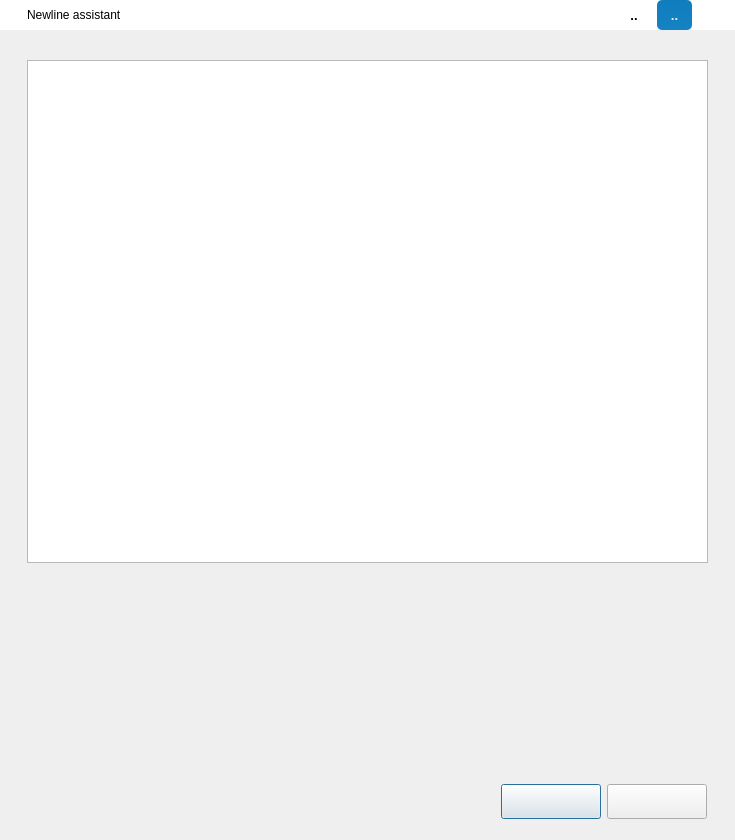
<?xml version="1.0" encoding="UTF-8"?>
<ui version="4.0">
 <class>MainDialog</class>
 <widget class="QDialog" name="MainDialog">
  <property name="geometry">
   <rect>
    <x>0</x>
    <y>0</y>
    <width>735</width>
    <height>840</height>
   </rect>
  </property>
  <property name="minimumSize">
   <size>
    <width>735</width>
    <height>840</height>
   </size>
  </property>
  <property name="maximumSize">
   <size>
    <width>16777215</width>
    <height>16777215</height>
   </size>
  </property>
  <property name="font">
   <font>
    <family>Arial Black</family>
    <pointsize>10</pointsize>
    <weight>50</weight>
    <bold>false</bold>
   </font>
  </property>
  <property name="windowTitle">
   <string>Newline assistant</string>
  </property>
  <property name="windowIcon">
   <iconset resource="resource.qrc">
    <normaloff>:/Resource/images/logo.png</normaloff>:/Resource/images/logo.png</iconset>
  </property>
  <property name="autoFillBackground">
   <bool>true</bool>
  </property>
  <layout class="QGridLayout" name="gridLayout_4">
   <property name="leftMargin">
    <number>0</number>
   </property>
   <property name="topMargin">
    <number>0</number>
   </property>
   <property name="rightMargin">
    <number>0</number>
   </property>
   <property name="bottomMargin">
    <number>0</number>
   </property>
   <property name="spacing">
    <number>0</number>
   </property>
   <item row="0" column="0">
    <widget class="QWidget" name="titleWidget" native="true">
     <property name="minimumSize">
      <size>
       <width>0</width>
       <height>30</height>
      </size>
     </property>
     <property name="maximumSize">
      <size>
       <width>16777215</width>
       <height>40</height>
      </size>
     </property>
     <property name="font">
      <font>
       <family>Microsoft YaHei UI</family>
       <weight>75</weight>
       <bold>true</bold>
      </font>
     </property>
     <property name="styleSheet">
      <string notr="true">background-color: rgb(255, 255, 255);</string>
     </property>
     <layout class="QGridLayout" name="gridLayout_6" columnstretch="1,0,0,0">
      <property name="leftMargin">
       <number>6</number>
      </property>
      <property name="topMargin">
       <number>0</number>
      </property>
      <property name="rightMargin">
       <number>0</number>
      </property>
      <property name="bottomMargin">
       <number>0</number>
      </property>
      <property name="horizontalSpacing">
       <number>3</number>
      </property>
      <item row="0" column="0">
       <widget class="QLabel" name="label_2">
        <property name="maximumSize">
         <size>
          <width>18</width>
          <height>18</height>
         </size>
        </property>
        <property name="styleSheet">
         <string notr="true">image: url(:/Resource/images/logo.png);</string>
        </property>
        <property name="text">
         <string/>
        </property>
       </widget>
      </item>
      <item row="0" column="1">
       <widget class="QLabel" name="label">
        <property name="font">
         <font>
          <family>Helvetica</family>
          <pointsize>9</pointsize>
          <weight>50</weight>
          <bold>false</bold>
         </font>
        </property>
        <property name="styleSheet">
         <string notr="true"/>
        </property>
        <property name="text">
         <string>Newline assistant</string>
        </property>
       </widget>
      </item>
      <item row="0" column="3">
       <layout class="QGridLayout" name="GridLayout">
        <property name="horizontalSpacing">
         <number>3</number>
        </property>
        <item row="0" column="5">
         <widget class="QPushButton" name="trayButton">
          <property name="minimumSize">
           <size>
            <width>40</width>
            <height>30</height>
           </size>
          </property>
          <property name="maximumSize">
           <size>
            <width>50</width>
            <height>30</height>
           </size>
          </property>
          <property name="focusPolicy">
           <enum>Qt::NoFocus</enum>
          </property>
          <property name="styleSheet">
           <string notr="true">QPushButton{
  border:1px solid white;
  image: url(:/Resource/icons/close.png);
}
.QPushButton:hover{ 
	background:rgb(255,0,0);
}

.QPushButton:pressed{ 
	background:rgb(200,0,0);
}
</string>
          </property>
          <property name="text">
           <string/>
          </property>
          <property name="flat">
           <bool>true</bool>
          </property>
         </widget>
        </item>
        <item row="0" column="4">
         <widget class="QPushButton" name="maxButton">
          <property name="minimumSize">
           <size>
            <width>25</width>
            <height>10</height>
           </size>
          </property>
          <property name="maximumSize">
           <size>
            <width>50</width>
            <height>30</height>
           </size>
          </property>
          <property name="focusPolicy">
           <enum>Qt::NoFocus</enum>
          </property>
          <property name="styleSheet">
           <string notr="true">.QPushButton{
	border-style: none;
	border: 0px;
	color: #F0F0F0;
	padding: 5px;	
	min-height: 20px;
    min-width:25px;
	border-radius:5px;
	background: qlineargradient(spread:pad, x1:0, y1:0, x2:0, y2:1, stop:0 #0F7DBE, stop:1 #1582C3); 
}

.QPushButton[focusPolicy=&quot;0&quot;] {
	border-style: none;
	border: 0px;
	color: #F0F0F0;
	padding: 0px;	
	min-height: 10px;
	border-radius:3px;
	background: qlineargradient(spread:pad, x1:0, y1:0, x2:0, y2:1, stop:0 #0F7DBE, stop:1 #1582C3); 
}

.QPushButton:hover{ 
	background: qlineargradient(spread:pad, x1:0, y1:0, x2:0, y2:1, stop:0 #50A3F0, stop:1 #489CEA);
}

.QPushButton:pressed{ 
	background: qlineargradient(spread:pad, x1:0, y1:0, x2:0, y2:1, stop:0 #0F7DBE, stop:1 #1582C3);
}</string>
          </property>
          <property name="text">
           <string>..</string>
          </property>
          <property name="flat">
           <bool>true</bool>
          </property>
         </widget>
        </item>
        <item row="0" column="3">
         <widget class="QPushButton" name="minButton">
          <property name="minimumSize">
           <size>
            <width>40</width>
            <height>30</height>
           </size>
          </property>
          <property name="maximumSize">
           <size>
            <width>50</width>
            <height>30</height>
           </size>
          </property>
          <property name="focusPolicy">
           <enum>Qt::NoFocus</enum>
          </property>
          <property name="styleSheet">
           <string notr="true">.QPushButton{
  border:1px solid white;
}
.QPushButton:hover{ 
	background:#0086e5;
}

.QPushButton:pressed{ 
	background:#095d97;
}
</string>
          </property>
          <property name="text">
           <string>..</string>
          </property>
          <property name="flat">
           <bool>true</bool>
          </property>
         </widget>
        </item>
        <item row="0" column="1">
         <widget class="QPushButton" name="aboutButton">
          <property name="minimumSize">
           <size>
            <width>40</width>
            <height>30</height>
           </size>
          </property>
          <property name="maximumSize">
           <size>
            <width>50</width>
            <height>30</height>
           </size>
          </property>
          <property name="font">
           <font>
            <pointsize>12</pointsize>
            <weight>75</weight>
            <bold>true</bold>
           </font>
          </property>
          <property name="focusPolicy">
           <enum>Qt::NoFocus</enum>
          </property>
          <property name="styleSheet">
           <string notr="true">QPushButton{
   border:1px solid white;
  image: url(:/Resource/icons/help.png);
}
.QPushButton:hover{ 
	background:#0086e5;
}

.QPushButton:pressed{ 
	background:#095d97;
}
</string>
          </property>
          <property name="text">
           <string/>
          </property>
          <property name="flat">
           <bool>true</bool>
          </property>
         </widget>
        </item>
        <item row="0" column="0">
         <widget class="QPushButton" name="syncButton">
          <property name="minimumSize">
           <size>
            <width>40</width>
            <height>30</height>
           </size>
          </property>
          <property name="maximumSize">
           <size>
            <width>50</width>
            <height>30</height>
           </size>
          </property>
          <property name="focusPolicy">
           <enum>Qt::NoFocus</enum>
          </property>
          <property name="styleSheet">
           <string notr="true">QPushButton{
  border:1px solid white;
  image: url(:/Resource/icons/syncronize.png);
}
.QPushButton:hover{ 
	background:#0086e5;
}

.QPushButton:pressed{ 
	background:#095d97;
}
</string>
          </property>
          <property name="text">
           <string/>
          </property>
          <property name="flat">
           <bool>true</bool>
          </property>
         </widget>
        </item>
       </layout>
      </item>
      <item row="0" column="2">
       <spacer name="horizontalSpacer_4">
        <property name="orientation">
         <enum>Qt::Horizontal</enum>
        </property>
        <property name="sizeHint" stdset="0">
         <size>
          <width>40</width>
          <height>20</height>
         </size>
        </property>
       </spacer>
      </item>
     </layout>
    </widget>
   </item>
   <item row="1" column="0">
    <widget class="QWidget" name="groupWidget" native="true">
     <property name="styleSheet">
      <string notr="true">border-image: url(:/Resource/images/Background.png);</string>
     </property>
     <layout class="QGridLayout" name="gridLayout_3">
      <property name="leftMargin">
       <number>27</number>
      </property>
      <property name="topMargin">
       <number>30</number>
      </property>
      <property name="rightMargin">
       <number>27</number>
      </property>
      <property name="bottomMargin">
       <number>5</number>
      </property>
      <property name="verticalSpacing">
       <number>0</number>
      </property>
      <item row="1" column="0">
       <widget class="QWidget" name="BottomWidget" native="true">
        <layout class="QGridLayout" name="gridLayout">
         <property name="leftMargin">
          <number>0</number>
         </property>
         <property name="rightMargin">
          <number>1</number>
         </property>
         <item row="0" column="0">
          <widget class="TrashWIdget" name="Trash" native="true">
           <property name="minimumSize">
            <size>
             <width>40</width>
             <height>45</height>
            </size>
           </property>
           <property name="maximumSize">
            <size>
             <width>50</width>
             <height>45</height>
            </size>
           </property>
           <property name="styleSheet">
            <string notr="true">border-image: url(:/Resource/icons/trash_close.png);
background-color:transparent </string>
           </property>
           <layout class="QGridLayout" name="gridLayout_5">
            <property name="leftMargin">
             <number>0</number>
            </property>
            <property name="topMargin">
             <number>0</number>
            </property>
            <property name="rightMargin">
             <number>0</number>
            </property>
            <property name="bottomMargin">
             <number>0</number>
            </property>
            <property name="spacing">
             <number>0</number>
            </property>
            <item row="0" column="0">
             <widget class="QLabel" name="TrashLabel">
              <property name="minimumSize">
               <size>
                <width>40</width>
                <height>45</height>
               </size>
              </property>
              <property name="maximumSize">
               <size>
                <width>50</width>
                <height>45</height>
               </size>
              </property>
              <property name="text">
               <string/>
              </property>
             </widget>
            </item>
           </layout>
          </widget>
         </item>
         <item row="0" column="1">
          <spacer name="horizontalSpacer">
           <property name="orientation">
            <enum>Qt::Horizontal</enum>
           </property>
           <property name="sizeHint" stdset="0">
            <size>
             <width>405</width>
             <height>20</height>
            </size>
           </property>
          </spacer>
         </item>
         <item row="0" column="3">
          <widget class="QPushButton" name="checkButton">
           <property name="minimumSize">
            <size>
             <width>100</width>
             <height>35</height>
            </size>
           </property>
           <property name="maximumSize">
            <size>
             <width>100</width>
             <height>35</height>
            </size>
           </property>
           <property name="styleSheet">
            <string notr="true">border-image: url(:/Resource/images/upkoad_btn.png);</string>
           </property>
           <property name="text">
            <string/>
           </property>
          </widget>
         </item>
         <item row="0" column="4">
          <widget class="QPushButton" name="closeButton">
           <property name="minimumSize">
            <size>
             <width>100</width>
             <height>35</height>
            </size>
           </property>
           <property name="maximumSize">
            <size>
             <width>100</width>
             <height>35</height>
            </size>
           </property>
           <property name="styleSheet">
            <string notr="true">border-image: url(:/Resource/images/close_bottom.png);</string>
           </property>
           <property name="text">
            <string/>
           </property>
          </widget>
         </item>
        </layout>
       </widget>
      </item>
      <item row="0" column="0">
       <widget class="QWidget" name="cetnterWidget" native="true">
        <property name="styleSheet">
         <string notr="true">border-image: url(:/Resource/images/Background_4.png);</string>
        </property>
        <layout class="QGridLayout" name="gridLayout_2">
         <property name="leftMargin">
          <number>0</number>
         </property>
         <property name="topMargin">
          <number>0</number>
         </property>
         <property name="rightMargin">
          <number>0</number>
         </property>
         <property name="bottomMargin">
          <number>0</number>
         </property>
         <property name="spacing">
          <number>0</number>
         </property>
         <item row="0" column="0">
          <widget class="NListWidget" name="listWidget">
           <property name="minimumSize">
            <size>
             <width>0</width>
             <height>0</height>
            </size>
           </property>
           <property name="font">
            <font>
             <family>Microsoft YaHei UI</family>
             <pointsize>10</pointsize>
             <weight>50</weight>
             <bold>false</bold>
            </font>
           </property>
           <property name="autoFillBackground">
            <bool>false</bool>
           </property>
           <property name="styleSheet">
            <string notr="true">border-image: url(:/Resource/images/background_5.png);</string>
           </property>
           <property name="sizeAdjustPolicy">
            <enum>QAbstractScrollArea::AdjustToContents</enum>
           </property>
           <layout class="QGridLayout" name="gridLayout_8"/>
          </widget>
         </item>
         <item row="1" column="0">
          <widget class="QFrame" name="frame_3">
           <property name="minimumSize">
            <size>
             <width>0</width>
             <height>205</height>
            </size>
           </property>
           <property name="styleSheet">
            <string notr="true">border-image: url(:/Resource/images/background_6.png);</string>
           </property>
           <layout class="QGridLayout" name="gridLayout_7" columnstretch="0,5,0">
            <property name="topMargin">
             <number>9</number>
            </property>
            <property name="bottomMargin">
             <number>12</number>
            </property>
            <item row="0" column="0">
             <spacer name="horizontalSpacer_2">
              <property name="orientation">
               <enum>Qt::Horizontal</enum>
              </property>
              <property name="sizeHint" stdset="0">
               <size>
                <width>45</width>
                <height>17</height>
               </size>
              </property>
             </spacer>
            </item>
            <item row="0" column="2">
             <spacer name="horizontalSpacer_3">
              <property name="orientation">
               <enum>Qt::Horizontal</enum>
              </property>
              <property name="sizeHint" stdset="0">
               <size>
                <width>63</width>
                <height>17</height>
               </size>
              </property>
             </spacer>
            </item>
            <item row="0" column="1">
             <widget class="QWidget" name="widget" native="true">
              <property name="minimumSize">
               <size>
                <width>0</width>
                <height>150</height>
               </size>
              </property>
              <property name="maximumSize">
               <size>
                <width>16777215</width>
                <height>150</height>
               </size>
              </property>
              <property name="autoFillBackground">
               <bool>false</bool>
              </property>
              <property name="styleSheet">
               <string notr="true">border-style:dashed;
border-color:#50A3F0;
background-color:#FEFEEF;
border-radius:25px;
border-image: url(:/Resource/images/Add space.png);
background-color:transparent</string>
              </property>
             </widget>
            </item>
           </layout>
          </widget>
         </item>
        </layout>
       </widget>
      </item>
     </layout>
    </widget>
   </item>
  </layout>
 </widget>
 <layoutdefault spacing="6" margin="11"/>
 <customwidgets>
  <customwidget>
   <class>NListWidget</class>
   <extends>QListWidget</extends>
   <header>nlistwidget.h</header>
   <container>1</container>
  </customwidget>
  <customwidget>
   <class>TrashWIdget</class>
   <extends>QWidget</extends>
   <header>trashwidget.h</header>
   <container>1</container>
  </customwidget>
 </customwidgets>
 <resources>
  <include location="resource.qrc"/>
 </resources>
 <connections/>
</ui>
